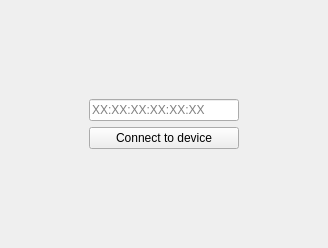
<?xml version="1.0" encoding="UTF-8"?>
<ui version="4.0">
 <class>BluetoothSelectWindow</class>
 <widget class="QWidget" name="BluetoothSelectWindow">
  <property name="geometry">
   <rect>
    <x>0</x>
    <y>0</y>
    <width>328</width>
    <height>248</height>
   </rect>
  </property>
  <property name="windowTitle">
   <string>Form</string>
  </property>
  <layout class="QHBoxLayout" name="horizontalLayout">
   <item>
    <spacer name="horizontalSpacer">
     <property name="orientation">
      <enum>Qt::Orientation::Horizontal</enum>
     </property>
     <property name="sizeHint" stdset="0">
      <size>
       <width>40</width>
       <height>20</height>
      </size>
     </property>
    </spacer>
   </item>
   <item>
    <layout class="QVBoxLayout" name="verticalLayout">
     <item>
      <spacer name="verticalSpacer">
       <property name="orientation">
        <enum>Qt::Orientation::Vertical</enum>
       </property>
       <property name="sizeHint" stdset="0">
        <size>
         <width>20</width>
         <height>40</height>
        </size>
       </property>
      </spacer>
     </item>
     <item>
      <widget class="QLineEdit" name="BluetoothLineEdit">
       <property name="minimumSize">
        <size>
         <width>150</width>
         <height>0</height>
        </size>
       </property>
       <property name="maximumSize">
        <size>
         <width>150</width>
         <height>16777215</height>
        </size>
       </property>
       <property name="inputMask">
        <string/>
       </property>
       <property name="text">
        <string/>
       </property>
       <property name="placeholderText">
        <string>XX:XX:XX:XX:XX:XX</string>
       </property>
      </widget>
     </item>
     <item>
      <widget class="QPushButton" name="ConnectButton">
       <property name="minimumSize">
        <size>
         <width>150</width>
         <height>0</height>
        </size>
       </property>
       <property name="maximumSize">
        <size>
         <width>150</width>
         <height>16777215</height>
        </size>
       </property>
       <property name="text">
        <string>Connect to device</string>
       </property>
      </widget>
     </item>
     <item>
      <spacer name="verticalSpacer_2">
       <property name="orientation">
        <enum>Qt::Orientation::Vertical</enum>
       </property>
       <property name="sizeHint" stdset="0">
        <size>
         <width>20</width>
         <height>40</height>
        </size>
       </property>
      </spacer>
     </item>
    </layout>
   </item>
   <item>
    <spacer name="horizontalSpacer_2">
     <property name="orientation">
      <enum>Qt::Orientation::Horizontal</enum>
     </property>
     <property name="sizeHint" stdset="0">
      <size>
       <width>40</width>
       <height>20</height>
      </size>
     </property>
    </spacer>
   </item>
  </layout>
 </widget>
 <resources/>
 <connections/>
</ui>
